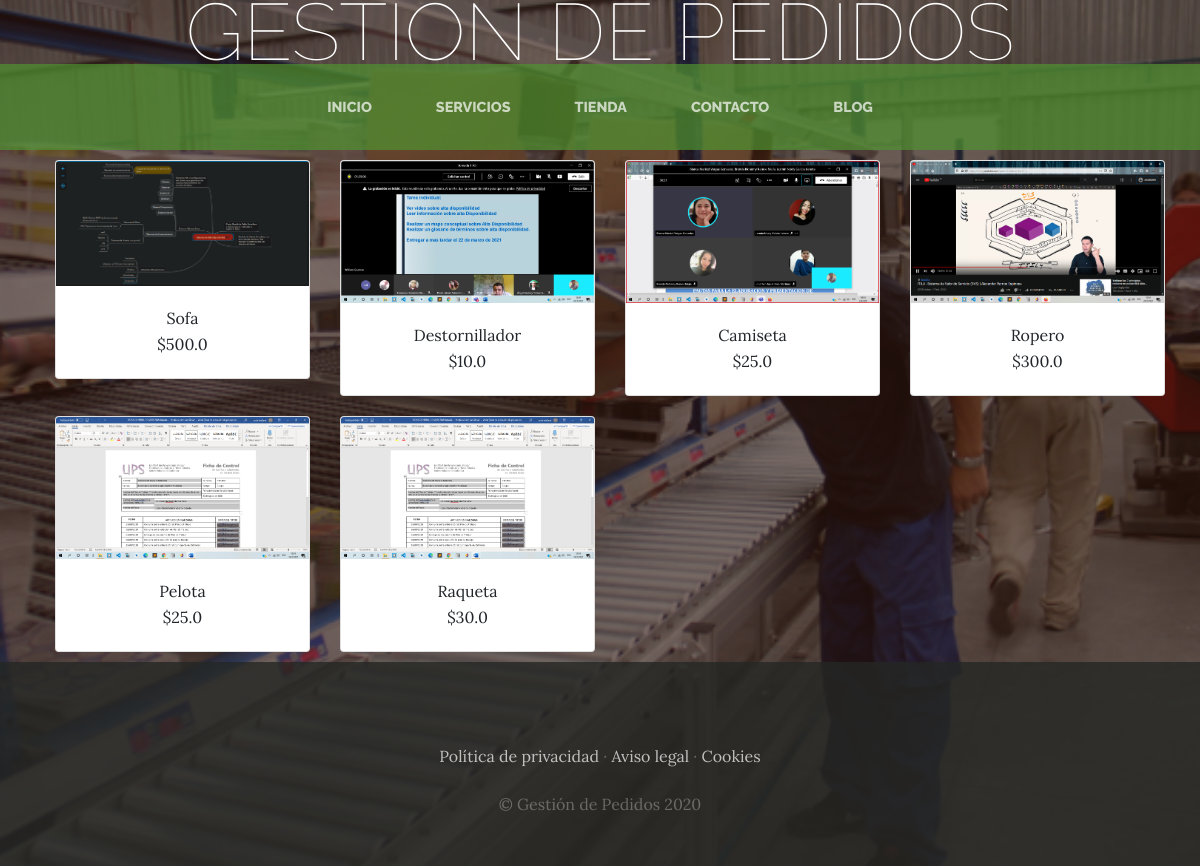
The app's page /tienda/ with its own data.
### tienda/models.py (models this page shows, shortened)
class Producto(models.Model):
    nombre=models.CharField(max_length=50) #CAMPO DE TEXTO
    categorias=models.ForeignKey(CategoriaProd, on_delete=models.CASCADE) #ESTABLECIENDO RELACION MUCHO A MUCHO CON CLASE CATEGORIA
    imagen=models.ImageField(upload_to="tienda", null=True, blank=True)    #IMAGEN
    precio=models.FloatField()
    disponibilidad=models.BooleanField(default=True)
    created=models.DateTimeField(auto_now_add=True)   #FECHA AUTOMATICA
    updated=models.DateTimeField(auto_now_add=True)
    class Meta:  #CLASE PARA ESPECIFICAR EL NOMBRE DEL SERVICIO EN LA BASE DE DATOS
        verbose_name='producto'
        verbose_name_plural='productos'

### tienda/views.py (the view)
# urls.py: path('tienda/', include('tienda.urls')),
def tienda(request):
    productos=Producto.objects.all()
    return render(request, "tienda/tienda.html", {"productos":productos}) #CARGANNDO PRODUCTOS DE VARIABLE PRODUCTOS

### tienda/templates/tienda/tienda.html
{% extends "proyectoWebApp/base.html" %}
{% load static %}
{% block content %}
<div class="container">
   <div class="row">
{% for producto in productos %}
    <div class="col-md-3">
    <div class="card" style="width: 100%; margin: 10px 10px;">
        <img src="{{producto.imagen.url}}" class="card-img-top">
        <div class="card-body" style="text-align: center;">
            <h7 class="card-title">{{producto.nombre}}</h7>
            <p class="card-text">${{producto.precio}}</p>
        </div>
    </div>
    </div>
{% endfor %}
  </div>
</div>
{% endblock %}

### ProyectoWevApp/templates/ProyectoWebApp/base.html (shortened to what this page needs)
<html>
<head>
    {% load static %}
    <link href="{% static 'proyectoWebApp/vendor/bootstrap/css/bootstrap.min.css' %}" rel="stylesheet">
    <link href="{% static 'proyectoWebApp/css/gestion.css' %}" rel="stylesheet">
</head>
<body>
    <h1 class="site-heading text-center text-white d-none d-lg-block">
        <span class="site-heading-lower">Gestión de Pedidos</span>
      </h1>
 <nav class="navbar navbar-expand-lg navbar-dark py-lg-4" id="mainNav">
    <div class="container">
      <div class="collapse navbar-collapse" id="navbarResponsive">
        <ul class="navbar-nav mx-auto">
          <li class="nav-item {% if request.path == '/' %} active {% endif %} px-lg-4">
            <a class="nav-link text-uppercase text-expanded" href="{% url 'Inicio' %}">Inicio</a>
          </li>
          <li class="nav-item  {% if request.path == '/Servicios/' %} active {% endif %} px-lg-4">
            <a class="nav-link text-uppercase text-expanded" href="{% url 'Servicios' %}">Servicios</a>
          </li>
          <li class="nav-item  {% if request.path == '/Tienda/' %} active {% endif %} px-lg-4">
            <a class="nav-link text-uppercase text-expanded" href="{% url 'tienda' %}">Tienda</a>
          </li>
          <li class="nav-item  {% if request.path == '/Contacto/' %} active {% endif %} px-lg-4">
            <a class="nav-link text-uppercase text-expanded" href="{% url 'contacto' %}">Contacto</a>
          </li>
          <li class="nav-item  {% if request.path == '/Blog/' %} active {% endif %} px-lg-4">
            <a class="nav-link text-uppercase text-expanded" href="{% url 'Blog' %}">Blog</a>
          </li>
        </ul>
      </div>
    </div>
  </nav>
    {% block content %}
    {% endblock %}
    <footer class="footer text-faded text-center py-5">
      <div class="container">
        <p class="m-0 mbt">
        	<a href="sample.html" class="link">Política de privacidad</a> ·
        	<a href="sample.html" class="link">Aviso legal</a> ·
        	<a href="sample.html" class="link">Cookies</a>
		</p>
        <p class="m-0 mbt1">&copy; Gestión de Pedidos 2020</p>
      </div>
	</footer>
</body>
</html>

### ProyectoWevApp/static/proyectoWebApp/css/gestion.css (style rules this page uses)
body { font-family: 'Lora'; background: linear-gradient(rgba(47, 23, 15, 0.65), rgba(47, 23, 15, 0.65)), url("../img/bg_main.jpg"); background-attachment: fixed; background-position: center; background-size: cover; margin: 0; padding: 0; }
h1, h2, h3, h4, h5, h6 { font-family: 'Raleway'; }
p { line-height: 1.75; }
.text-faded { color: rgba(255, 255, 255, 0.3); }
.site-heading { margin-top: 0px; margin-bottom: 0px; text-transform: uppercase; line-height: 1; font-family: 'Raleway'; }
.site-heading .site-heading-lower { font-size: 5rem; font-weight: 100; line-height: 4rem; }
#mainNav { background-color: rgba(80, 146, 50, 0.719); font-family: 'Raleway'; }
#mainNav .navbar-nav .nav-item .nav-link { color: rgba(255, 255, 255, 0.7); font-weight: 800; }
@media (min-width: 992px) { #mainNav .navbar-nav .nav-item .nav-link { font-size: 0.9rem; } }
.footer { background-color: rgba(37, 39, 37, 0.8); }
.mbt { padding-top: 2rem; }
.mbt1 { padding-top: 1.25rem; }
a.link { color: rgba(255, 255, 255, 0.7); }

### records on screen
Producto: imagen (picture), nombre "Sofa", precio "500.0"
Producto: imagen (picture), nombre "Destornillador", precio "10.0"
Producto: imagen (picture), nombre "Camiseta", precio "25.0"
Producto: imagen (picture), nombre "Ropero", precio "300.0"
Producto: imagen (picture), nombre "Pelota", precio "25.0"
Producto: imagen (picture), nombre "Raqueta", precio "30.0"
